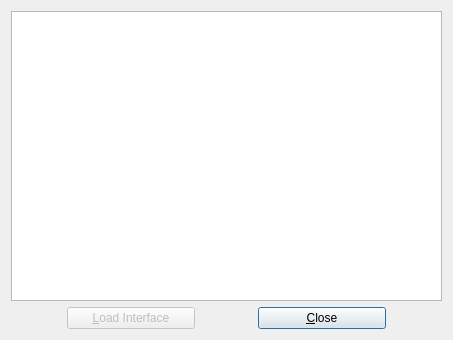
<?xml version="1.0" encoding="UTF-8"?>
<ui version="4.0">
 <class>InterfacesLoadDialog</class>
 <widget class="QDialog" name="InterfacesLoadDialog">
  <property name="geometry">
   <rect>
    <x>0</x>
    <y>0</y>
    <width>453</width>
    <height>340</height>
   </rect>
  </property>
  <property name="windowTitle">
   <string>Available Interfaces</string>
  </property>
  <layout class="QVBoxLayout" name="verticalLayout">
   <item>
    <widget class="QTreeWidget" name="tree_available">
     <attribute name="headerVisible">
      <bool>false</bool>
     </attribute>
    </widget>
   </item>
   <item>
    <layout class="QHBoxLayout" name="horizontalLayout">
     <item>
      <spacer name="horizontalSpacer_1">
       <property name="orientation">
        <enum>Qt::Horizontal</enum>
       </property>
       <property name="sizeHint" stdset="0">
        <size>
         <width>40</width>
         <height>20</height>
        </size>
       </property>
      </spacer>
     </item>
     <item>
      <widget class="QPushButton" name="button_load">
       <property name="enabled">
        <bool>false</bool>
       </property>
       <property name="minimumSize">
        <size>
         <width>128</width>
         <height>0</height>
        </size>
       </property>
       <property name="text">
        <string>&amp;Load Interface</string>
       </property>
       <property name="autoDefault">
        <bool>false</bool>
       </property>
      </widget>
     </item>
     <item>
      <spacer name="horizontalSpacer_2">
       <property name="orientation">
        <enum>Qt::Horizontal</enum>
       </property>
       <property name="sizeHint" stdset="0">
        <size>
         <width>40</width>
         <height>20</height>
        </size>
       </property>
      </spacer>
     </item>
     <item>
      <widget class="QPushButton" name="button_close">
       <property name="minimumSize">
        <size>
         <width>128</width>
         <height>0</height>
        </size>
       </property>
       <property name="text">
        <string>&amp;Close</string>
       </property>
       <property name="default">
        <bool>true</bool>
       </property>
      </widget>
     </item>
     <item>
      <spacer name="horizontalSpacer">
       <property name="orientation">
        <enum>Qt::Horizontal</enum>
       </property>
       <property name="sizeHint" stdset="0">
        <size>
         <width>40</width>
         <height>20</height>
        </size>
       </property>
      </spacer>
     </item>
    </layout>
   </item>
  </layout>
 </widget>
 <resources/>
 <connections/>
</ui>
